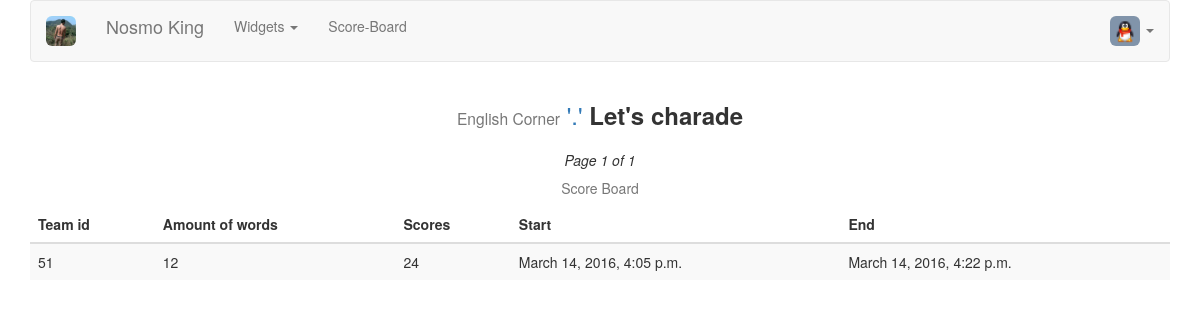
Before: /charade/board/ (signed in) with the older database file.
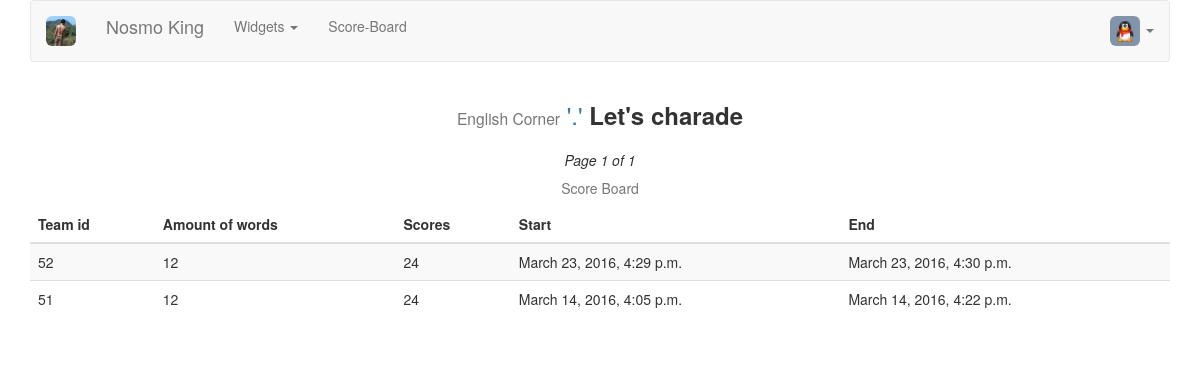
After: the same page with the newer database file.
### charade/models.py (models this page shows, shortened)
class GameScoreBoard(models.Model):
    amount = models.IntegerField(_('Amount of words'), default=0)
    scores = models.IntegerField(_('Total Points'), default=0)
    dt_start = models.DateTimeField(_('Start'), auto_now_add=True)
    dt_end = models.DateTimeField(_('End'), auto_now=True)

### charade/views.py (the view)
@login_required
def game_board(request):
    game_score_board = GameScoreBoard.objects.order_by('-dt_start')
    paginator = Paginator(game_score_board, 5)
    page = request.GET.get('page')
    try:
        board = paginator.page(page)
    except PageNotAnInteger:
        board = paginator.page(1)
    except EmptyPage:
        board = paginator.page(paginator.num_pages)
    context = {'board': board}
    return render(request, 'charade/board.html', context)

### charade/templates/charade/board.html (shortened to what this page needs)
{% extends 'charade/base.html' %}
{% load i18n %}
{% block content %}
{% if board %}
<div class="row text-center">
    <em>Page {{ board.number }} of {{ board.paginator.num_pages }}</em>
</div>
<div class="table-responsive">
    <table class="table table-striped">
        <caption class="text-center">{% trans 'Score Board' %}</caption>
        <thead>
            <tr>
                <th>{% trans 'Team id' %}</th>
                <th>{% trans 'Amount of words' %}</th>
                <th>{% trans 'Scores' %}</th>
                <th>{% trans 'Start' %}</th>
                <th>{% trans 'End' %}</th>
            </tr>
        </thead>
        <tbody>
        {% for b in board %}
            <tr>
                <td>{{ b.id }}</a></td>
                <td>{{ b.amount }}</a></td>
                <td>{{ b.scores }}</a></td>
                <td>{{ b.dt_start }}</a></td>
                <td>{{ b.dt_end }}</a></td>
            </tr>
        {% endfor %}
        </tbody>
    </table>
</div>
{% else %}
<div class="row text-info text-center">
    <p><strong>{% trans 'Not available.' %}<strong></p>
</div>
{% endif %}
{% endblock %}

Changed rows visible on the page:
added GameScoreBoard: id "52", amount "12", scores "24", dt_start "March 23, 2016, 4:29 p.m.", dt_end "March 23, 2016, 4:30 p.m."
